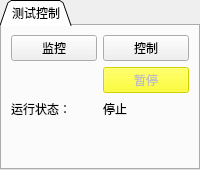
      <widget class="QTabWidget" name="tabWidget_2">
       <property name="tabShape">
        <enum>QTabWidget::Triangular</enum>
       </property>
       <property name="currentIndex">
        <number>0</number>
       </property>
       <widget class="QWidget" name="tab_3">
        <attribute name="title">
         <string>测试控制</string>
        </attribute>
        <layout class="QGridLayout" name="gridLayout_12">
         <item row="0" column="1">
          <widget class="QPushButton" name="commodel">
           <property name="enabled">
            <bool>true</bool>
           </property>
           <property name="sizePolicy">
            <sizepolicy hsizetype="Minimum" vsizetype="Expanding">
             <horstretch>0</horstretch>
             <verstretch>0</verstretch>
            </sizepolicy>
           </property>
           <property name="text">
            <string>控制</string>
           </property>
           <property name="checkable">
            <bool>true</bool>
           </property>
           <property name="checked">
            <bool>false</bool>
           </property>
          </widget>
         </item>
         <item row="2" column="1">
          <widget class="QLabel" name="runstat">
           <property name="sizePolicy">
            <sizepolicy hsizetype="Preferred" vsizetype="Expanding">
             <horstretch>0</horstretch>
             <verstretch>0</verstretch>
            </sizepolicy>
           </property>
           <property name="text">
            <string>停止</string>
           </property>
          </widget>
         </item>
         <item row="2" column="0">
          <widget class="QLabel" name="label_58">
           <property name="sizePolicy">
            <sizepolicy hsizetype="Preferred" vsizetype="Expanding">
             <horstretch>0</horstretch>
             <verstretch>0</verstretch>
            </sizepolicy>
           </property>
           <property name="text">
            <string>运行状态：</string>
           </property>
          </widget>
         </item>
         <item row="1" column="1">
          <widget class="QPushButton" name="titopause">
           <property name="enabled">
            <bool>false</bool>
           </property>
           <property name="sizePolicy">
            <sizepolicy hsizetype="Minimum" vsizetype="Expanding">
             <horstretch>0</horstretch>
             <verstretch>0</verstretch>
            </sizepolicy>
           </property>
           <property name="styleSheet">
            <string notr="true">background-color: rgb(255, 255, 0);</string>
           </property>
           <property name="text">
            <string>暂停</string>
           </property>
          </widget>
         </item>
         <item row="0" column="0">
          <widget class="QPushButton" name="comnon">
           <property name="enabled">
            <bool>true</bool>
           </property>
           <property name="sizePolicy">
            <sizepolicy hsizetype="Minimum" vsizetype="Expanding">
             <horstretch>0</horstretch>
             <verstretch>0</verstretch>
            </sizepolicy>
           </property>
           <property name="text">
            <string>监控</string>
           </property>
           <property name="checkable">
            <bool>true</bool>
           </property>
           <property name="checked">
            <bool>false</bool>
           </property>
          </widget>
         </item>
         <item row="3" column="0">
          <spacer name="verticalSpacer">
           <property name="orientation">
            <enum>Qt::Vertical</enum>
           </property>
           <property name="sizeHint" stdset="0">
            <size>
             <width>20</width>
             <height>40</height>
            </size>
           </property>
          </spacer>
         </item>
        </layout>
       </widget>
      </widget>
